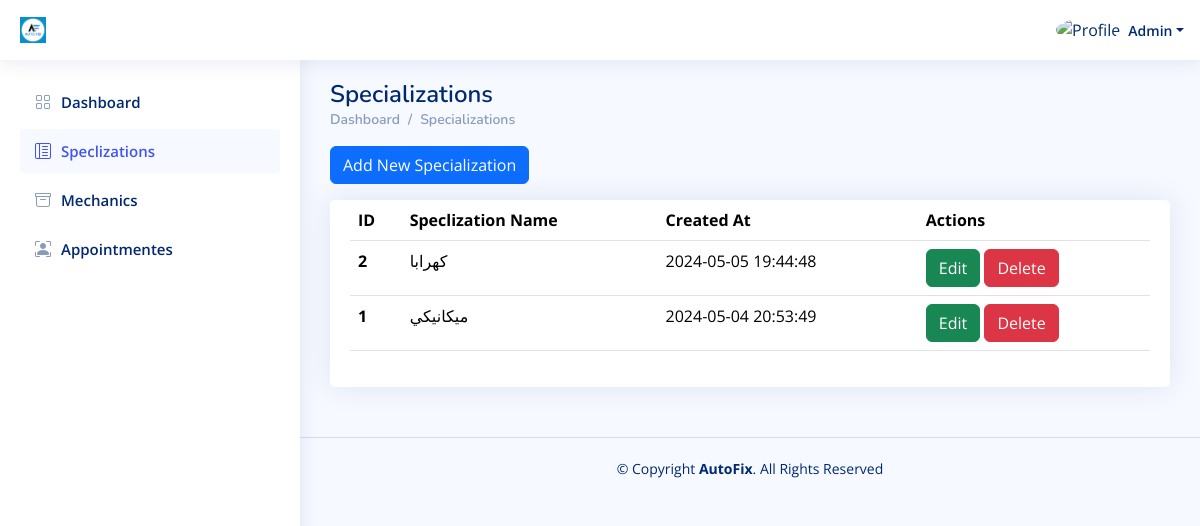
The app's page /Admin_Dashboard/Speclizations.php (signed in) with its own data.
### tables this page shows
CREATE TABLE `users` (
  `id` int(11) NOT NULL,
  `specalization_id` int(11) DEFAULT NULL,
  `location_id` int(11) DEFAULT NULL,
  `type` varchar(191) NOT NULL,
  `name` varchar(191) NOT NULL,
  `email` varchar(191) NOT NULL,
  `phone` varchar(191) NOT NULL,
  `password` varchar(191) NOT NULL,
  `total_rate` double NOT NULL DEFAULT 0,
  `active` tinyint(1) NOT NULL DEFAULT 1,
  `created_at` datetime NOT NULL DEFAULT current_timestamp()
);

CREATE TABLE `specliazations` (
  `id` int(11) NOT NULL,
  `name` varchar(191) NOT NULL,
  `active` tinyint(1) NOT NULL DEFAULT 1,
  `created_at` datetime NOT NULL DEFAULT current_timestamp()
);

### Admin_Dashboard/Speclizations.php (the view, shortened to what this page needs)
<?php
include "../Connect.php";
$A_ID = $_SESSION['A_Log'];
if (!$A_ID) {
    echo '<script language="JavaScript">
     document.location="../User_Login.php";
    </script>';
} else {
    $sql1 = mysqli_query($con, "select * from users where id='$A_ID'");
    $row1 = mysqli_fetch_array($sql1);
    $name = $row1['name'];
}
?>
<!DOCTYPE html>
<html lang="en">
  <head>
    <link
      href="../assets/vendor/bootstrap/css/bootstrap.min.css"
      rel="stylesheet"
    />
    <link
      href="../assets/vendor/bootstrap-icons/bootstrap-icons.css"
      rel="stylesheet"
    />
    <link href="../assets/vendor/boxicons/css/boxicons.min.css" rel="stylesheet" />
    <link href="../assets/vendor/quill/quill.snow.css" rel="stylesheet" />
    <link href="../assets/vendor/quill/quill.bubble.css" rel="stylesheet" />
    <link href="../assets/vendor/remixicon/remixicon.css" rel="stylesheet" />
    <link href="../assets/vendor/simple-datatables/style.css" rel="stylesheet" />
    <link href="../assets/css/style.css" rel="stylesheet" />
  </head>
  <body>
    <header id="header" class="header fixed-top d-flex align-items-center">
      <div class="d-flex align-items-center justify-content-between">
        <a href="index.html" class="logo d-flex align-items-center">
          <img src="../assets/img/logo.jpeg" alt="" />
        </a>
      </div>
      <nav class="header-nav ms-auto">
        <ul class="d-flex align-items-center">
          <li class="nav-item dropdown pe-3">
            <a
              class="nav-link nav-profile d-flex align-items-center pe-0"
              href="#"
              data-bs-toggle="dropdown"
            >
              <img
                src="https://www.computerhope.com/jargon/g/guest-user.png"
                alt="Profile"
                class="rounded-circle"
              />
              <span class="d-none d-md-block dropdown-toggle ps-2"><?php echo $name ?></span> </a
            >
          </li>
        </ul>
      </nav>
    </header>
    <?php require './Aside-Nav/Aside.php'?>
    <main id="main" class="main">
      <div class="pagetitle">
        <h1>Specializations</h1>
        <nav>
          <ol class="breadcrumb">
            <li class="breadcrumb-item"><a href="index.html">Dashboard</a></li>
            <li class="breadcrumb-item">Specializations</li>
          </ol>
        </nav>
      </div>
      <section class="section">
        <div class="mb-3">
          <button
            type="button"
            class="btn btn-primary"
            data-bs-toggle="modal"
            data-bs-target="#verticalycentered"
          >
            Add New Specialization
          </button>
        </div>
        <div class="row">
          <div class="col-lg-12">
            <div class="card">
              <div class="card-body">
                <table class="table datatable">
                  <thead>
                    <tr>
                      <th scope="col">ID</th>
                      <th scope="col">Speclization Name</th>
                      <th scope="col">Created At</th>
                      <th scope="col">Actions</th>
                    </tr>
                  </thead>
                  <tbody>
                  <?php
$sql1 = mysqli_query($con, "SELECT * from specliazations ORDER BY id DESC");
while ($row1 = mysqli_fetch_array($sql1)) {
    $speclization_id = $row1['id'];
    $speclization_name = $row1['name'];
    $active = $row1['active'];
    $created_at = $row1['created_at'];
    ?>
                    <tr>
                      <th scope="row"><?php echo $speclization_id ?></th>
                      <td><?php echo $speclization_name ?></td>
                      <td><?php echo $created_at ?></td>
                      <td>
                        <a href="./Edit-Speclization.php?speclization_id=<?php echo $speclization_id ?>" class="btn btn-success"
                          >Edit</a
                        >
                        <?php if ($active == 1) {?>
<a href="./DeleteOrRestoreSpeclization.php?speclization_id=<?php echo $speclization_id ?>&&isActive=<?php echo 0 ?>" class="btn btn-danger">Delete</a>
<?php } else {?>
  <a href="./DeleteOrRestoreSpeclization.php?speclization_id=<?php echo $speclization_id ?>&&isActive=<?php echo 1 ?>" class="btn btn-primary">Restore</a>
<?php }?>
                      </td>
                    </tr>
<?php
}?>
                  </tbody>
                </table>
              </div>
            </div>
          </div>
        </div>
      </section>
    </main>
    <footer id="footer" class="footer">
      <div class="copyright">
        &copy; Copyright <strong><span>AutoFix</span></strong
        >. All Rights Reserved
      </div>
    </footer>
  </body>
</html>

### assets/css/style.css (style rules this page uses)
:root { scroll-behavior: smooth; }
body { font-family: "Open Sans", sans-serif; background: #f6f9ff; color: #444444; }
a { color: #4154f1; text-decoration: none; }
h1, h2, h3, h4, h5, h6 { font-family: "Nunito", sans-serif; }
#main { margin-top: 60px; padding: 20px 30px; transition: all 0.3s; }
.pagetitle { margin-bottom: 10px; }
.pagetitle h1 { font-size: 24px; margin-bottom: 0; font-weight: 600; color: #012970; }
.card { margin-bottom: 30px; border: none; border-radius: 5px; box-shadow: 0px 0 30px rgba(1, 41, 112, 0.1); }
.card-body { padding: 0 20px 20px 20px; }
.breadcrumb { font-size: 14px; font-family: "Nunito", sans-serif; color: #899bbd; font-weight: 600; }
.breadcrumb a { color: #899bbd; transition: 0.3s; }
.breadcrumb .breadcrumb-item::before { color: #899bbd; }
.logo { line-height: 1; }
@media (min-width: 1200px) { .logo { width: 280px; } }
.logo img { max-height: 26px; margin-right: 6px; }
.header { transition: all 0.5s; z-index: 997; height: 60px; box-shadow: 0px 2px 20px rgba(1, 41, 112, 0.1); background-color: #fff; padding-left: 20px; }
.header-nav ul { list-style: none; }
.header-nav>ul { margin: 0; padding: 0; }
.header-nav .nav-profile { color: #012970; }
.header-nav .nav-profile img { max-height: 36px; }
.header-nav .nav-profile span { font-size: 14px; font-weight: 600; }
@media (min-width: 1200px) { #main, #footer { margin-left: 300px; } }
.footer { padding: 20px 0; font-size: 14px; transition: all 0.3s; border-top: 1px solid #cddfff; }
.footer .copyright { text-align: center; color: #012970; }

### records on screen
users: name "Admin"
specliazations: id "2", name "كهرابا", created_at "2024-05-05 19:44:48"
specliazations: id "1", name "ميكانيكي", created_at "2024-05-04 20:53:49"
